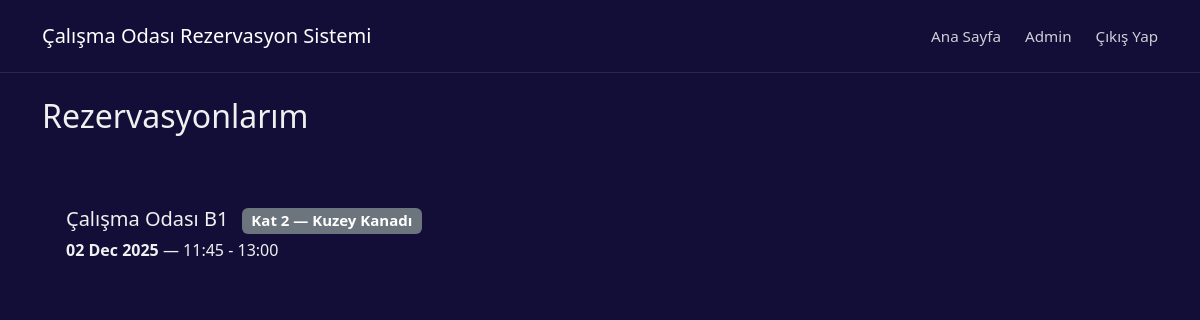
Page /reservations/mine/ (signed in) on the earlier database version.
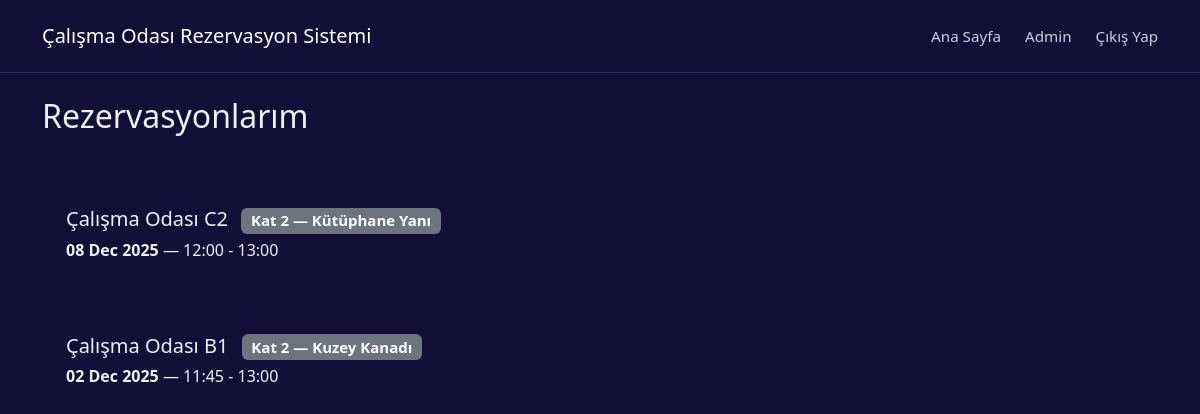
Same page on the later database version.
### reservations/models.py (models this page shows, shortened)
class Reservation(models.Model):
    user = models.ForeignKey(settings.AUTH_USER_MODEL, on_delete=models.CASCADE)
    room = models.ForeignKey(Room, on_delete=models.CASCADE)
    date = models.DateField()
    start_time = models.TimeField()
    end_time = models.TimeField()

### rooms/models.py (models this page shows, shortened)
class Room(models.Model):
    name = models.CharField(max_length=100)
    capacity = models.PositiveIntegerField()
    location = models.CharField(max_length=100)

### reservations/views.py (the view)
# urls.py: path('mine/', views.my_reservations, name='mine'),
@login_required
def my_reservations(request):
    qs = Reservation.objects.filter(user=request.user).select_related('room').order_by('-date', '-start_time')
    return render(request, 'mine.html', {'reservations': qs})

### reservations/templates/mine.html (shortened to what this page needs)
{% extends 'calismaodasi/base.html' %}
{% load static %}
{% block extra_css %}
<link rel="stylesheet" href="{% static 'reservations/reservations_styles.css' %}?v=2">
{% endblock %}
{% block content %}
<div class="mine-page-content">
    <h2 class="mb-5 page-title">Rezervasyonlarım</h2>
    {% if reservations %}
    <div class="row row-cols-1 g-4">
        {% for r in reservations %}
          <div class="col">
            <div class="room-card p-4 d-flex justify-content-between align-items-center">
                <div class="reservation-info">
                    <h5 class="room-title mb-1">
                        {{ r.room.name }}
                        <small class="badge bg-secondary ms-2">{{ r.room.location }}</small>
                    </h5>
                    <p class="room-description mb-0">
                        <span class="fw-bold">{{ r.date|date:"d M Y" }}</span> &mdash; {{ r.start_time|time:"H:i" }} - {{ r.end_time|time:"H:i" }}
                    </p>
                </div>
            </div>
          </div>
        {% endfor %}
    </div>
    {% else %}
        <div class="room-card p-4 text-center">
            <p class="text-muted mb-0">Henüz rezervasyonunuz yok.</p>
        </div>
    {% endif %}
</div>
{% endblock %}

Differences in the rows shown:
added Reservation: room.name "Çalışma Odası C2", room.location "Kat 2 — Kütüphane Yanı", date "08 Dec 2025", start_time "12:00", end_time "13:00"
